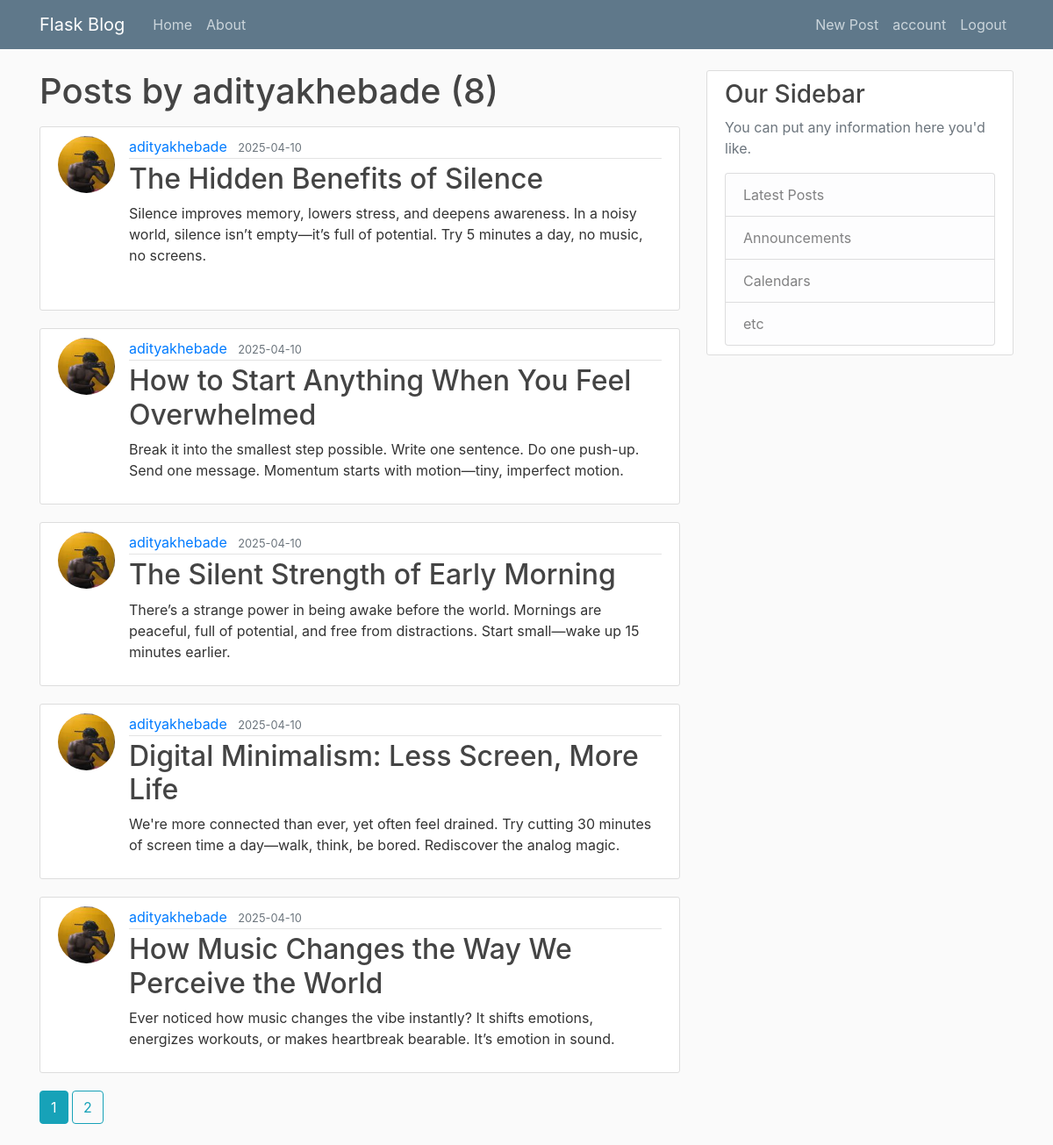
The page /user/adityakhebade (signed in) on the database its author committed.
### flasku/models.py (models this page shows, shortened)
class User(db.Model,UserMixin):
    id = db.Column(db.Integer, primary_key=True)
    username = db.Column(db.String(20), unique=True, nullable=False)
    email = db.Column(db.String(120), unique=True, nullable=False)
    image_file = db.Column(db.String(20), nullable=False, default='default.jpg')
    password = db.Column(db.String(60), nullable=False)
    posts = db.relationship('Post', backref='author', lazy=True)

class Post(db.Model):
    id = db.Column(db.Integer, primary_key=True)
    title = db.Column(db.String(100), nullable=False)
    date_posted = db.Column(db.DateTime, nullable=False, default=datetime.utcnow)
    content = db.Column(db.Text, nullable=False)
    user_id = db.Column(db.Integer, db.ForeignKey('user.id'), nullable=False)

### flasku/users/routes.py (the view)
@users.route("/user/<string:username>")
def user_posts(username):
    page =request.args.get('page',1,type=int) #request.args.get('page'): fetches the value of page from the query string.1:default value,if no page is specified.type=int: ensures the page number is converted to an integer
    user=User.query.filter_by(username=username).first_or_404()
    posts=Post.query.filter_by(author=user).order_by(Post.date_posted.desc()).paginate(page=page,per_page=5)#filter_by(author=user): filters the Post table to only posts where the author is the selected user
    return render_template('user_post.html',posts=posts,user=user)

### flasku/models.py (called while the page is built)
@login_manager.user_loader
def load_user(user_id):
    return User.query.get(int(user_id))

### flasku/templates/user_post.html
{% extends "layout.html" %}
{% block content %}
    <h1 class="mb-3">Posts by {{ user.username }} ({{ posts.total }})</h1>
    {% for post in posts.items %}
    <article class="media content-section">
      <img class="rounded-circle article-img" src="{{url_for('static',filename='profile_pics/' + post.author.image_file) }}">
      <div class="media-body">
        <div class="article-metadata">
            <a class="mr-2" href="{{ url_for('users.user_posts', username=post.author.username) }}">{{ post.author.username }}</a>
          <small class="text-muted">{{ post.date_posted.strftime('%Y-%m-%d') }}</small>
        </div>
        <h2><a class="article-title" href="{{url_for('posts.post',post_id=post.id)}}">{{ post.title }}</a></h2>
        <p class="article-content">{{ post.content }}</p>
      </div>
    </article>
    {% endfor %}
    {% for page_num in posts.iter_pages(left_edge=1,right_edge=1,left_current=1,right_current=2) %}
        {%if page_num%}
               {% if posts.page==page_num%}
                <a class="btn btn-info mb-4" href="{{ url_for('users.user_posts',username=user.username, page=page_num) }}">{{ page_num }}</a>
               {%else%}
                <a class="btn btn-outline-info mb-4" href="{{ url_for('users.user_posts',username=user.username, page=page_num) }}">{{ page_num }}</a>
               {%endif%}
            {%else%}
            ...
        {%endif%}
    {% endfor %}
{% endblock %}

### flasku/static/main.css (style rules this page uses)
body { background: #fafafa; color: #333333; margin-top: 5rem; }
h1, h2, h3, h4, h5, h6 { color: #444444; }
.content-section { background: #ffffff; padding: 10px 20px; border: 1px solid #dddddd; border-radius: 3px; margin-bottom: 20px; }
.article-title { color: #444444; }
.article-content { white-space: pre-line; }
.article-img { height: 65px; width: 65px; margin-right: 16px; }
.article-metadata { padding-bottom: 1px; margin-bottom: 4px; border-bottom: 1px solid #e3e3e3 }

### rows shown on the page
User: username "adityakhebade"
Post: image_file (picture), author.username "adityakhebade", date_posted "2025-04-10", title "The Hidden Benefits of Silence", content "Silence improves memory, lowers stress, and deepens awareness. In a noisy world, silence isn’t empty—it’s full of potential. Try 5 minutes a day, no music, no screens."
Post: image_file (picture), author.username "adityakhebade", date_posted "2025-04-10", title "How to Start Anything When You Feel Overwhelmed", content "Break it into the smallest step possible. Write one sentence. Do one push-up. Send one message. Momentum starts with motion—tiny, imperfect motion."
Post: image_file (picture), author.username "adityakhebade", date_posted "2025-04-10", title "The Silent Strength of Early Morning", content "There’s a strange power in being awake before the world. Mornings are peaceful, full of potential, and free from distractions. Start small—wake up 15 minutes earlier."
Post: image_file (picture), author.username "adityakhebade", date_posted "2025-04-10", title "Digital Minimalism: Less Screen, More Life", content "We're more connected than ever, yet often feel drained. Try cutting 30 minutes of screen time a day—walk, think, be bored. Rediscover the analog magic."
Post: image_file (picture), author.username "adityakhebade", date_posted "2025-04-10", title "How Music Changes the Way We Perceive the World", content "Ever noticed how music changes the vibe instantly? It shifts emotions, energizes workouts, or makes heartbreak bearable. It’s emotion in sound."

### other values the page prints
{{ posts.total }} "8"
{{ page_num }} "1"
{{ page_num }} "2"
